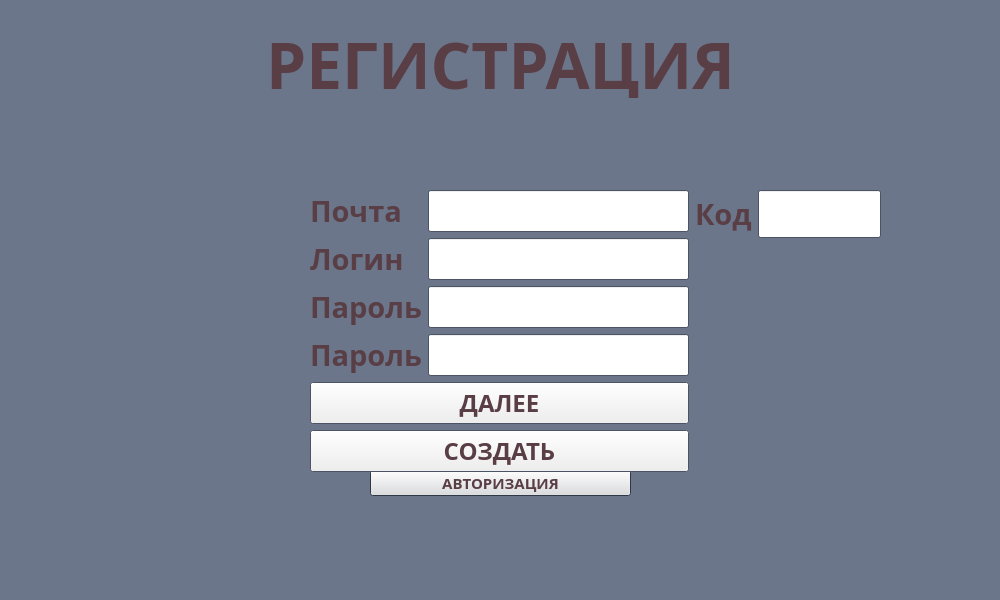
<?xml version="1.0" encoding="UTF-8"?>
<ui version="4.0">
 <class>RegistrationForm</class>
 <widget class="QDialog" name="RegistrationForm">
  <property name="geometry">
   <rect>
    <x>0</x>
    <y>0</y>
    <width>1000</width>
    <height>600</height>
   </rect>
  </property>
  <property name="palette">
   <palette>
    <active>
     <colorrole role="WindowText">
      <brush brushstyle="SolidPattern">
       <color alpha="255">
        <red>89</red>
        <green>62</green>
        <blue>69</blue>
       </color>
      </brush>
     </colorrole>
     <colorrole role="Text">
      <brush brushstyle="SolidPattern">
       <color alpha="255">
        <red>89</red>
        <green>62</green>
        <blue>69</blue>
       </color>
      </brush>
     </colorrole>
     <colorrole role="ButtonText">
      <brush brushstyle="SolidPattern">
       <color alpha="255">
        <red>89</red>
        <green>62</green>
        <blue>69</blue>
       </color>
      </brush>
     </colorrole>
     <colorrole role="Window">
      <brush brushstyle="SolidPattern">
       <color alpha="255">
        <red>107</red>
        <green>118</green>
        <blue>139</blue>
       </color>
      </brush>
     </colorrole>
     <colorrole role="Highlight">
      <brush brushstyle="SolidPattern">
       <color alpha="255">
        <red>59</red>
        <green>70</green>
        <blue>89</blue>
       </color>
      </brush>
     </colorrole>
    </active>
    <inactive>
     <colorrole role="WindowText">
      <brush brushstyle="SolidPattern">
       <color alpha="255">
        <red>89</red>
        <green>62</green>
        <blue>69</blue>
       </color>
      </brush>
     </colorrole>
     <colorrole role="Text">
      <brush brushstyle="SolidPattern">
       <color alpha="255">
        <red>89</red>
        <green>62</green>
        <blue>69</blue>
       </color>
      </brush>
     </colorrole>
     <colorrole role="ButtonText">
      <brush brushstyle="SolidPattern">
       <color alpha="255">
        <red>89</red>
        <green>62</green>
        <blue>69</blue>
       </color>
      </brush>
     </colorrole>
     <colorrole role="Window">
      <brush brushstyle="SolidPattern">
       <color alpha="255">
        <red>107</red>
        <green>118</green>
        <blue>139</blue>
       </color>
      </brush>
     </colorrole>
     <colorrole role="Highlight">
      <brush brushstyle="SolidPattern">
       <color alpha="255">
        <red>59</red>
        <green>70</green>
        <blue>89</blue>
       </color>
      </brush>
     </colorrole>
    </inactive>
    <disabled>
     <colorrole role="Base">
      <brush brushstyle="SolidPattern">
       <color alpha="255">
        <red>107</red>
        <green>118</green>
        <blue>139</blue>
       </color>
      </brush>
     </colorrole>
     <colorrole role="Window">
      <brush brushstyle="SolidPattern">
       <color alpha="255">
        <red>107</red>
        <green>118</green>
        <blue>139</blue>
       </color>
      </brush>
     </colorrole>
    </disabled>
   </palette>
  </property>
  <property name="windowTitle">
   <string>Dialog</string>
  </property>
  <widget class="QLabel" name="labelPasswordRecovery">
   <property name="geometry">
    <rect>
     <x>0</x>
     <y>20</y>
     <width>1001</width>
     <height>78</height>
    </rect>
   </property>
   <property name="font">
    <font>
     <family>Gilroy</family>
     <pointsize>36</pointsize>
     <bold>true</bold>
    </font>
   </property>
   <property name="text">
    <string>&lt;html&gt;&lt;head/&gt;&lt;body&gt;&lt;p align=&quot;center&quot;&gt;&lt;span style=&quot; font-size:48pt;&quot;&gt;РЕГИСТРАЦИЯ&lt;/span&gt;&lt;/p&gt;&lt;/body&gt;&lt;/html&gt;</string>
   </property>
  </widget>
  <widget class="QPushButton" name="pushButtonBackToAuth">
   <property name="geometry">
    <rect>
     <x>370</x>
     <y>470</y>
     <width>261</width>
     <height>26</height>
    </rect>
   </property>
   <property name="font">
    <font>
     <family>Gilroy</family>
     <pointsize>11</pointsize>
     <bold>true</bold>
    </font>
   </property>
   <property name="text">
    <string>АВТОРИЗАЦИЯ</string>
   </property>
  </widget>
  <widget class="QWidget" name="layoutWidget">
   <property name="geometry">
    <rect>
     <x>310</x>
     <y>190</y>
     <width>571</width>
     <height>282</height>
    </rect>
   </property>
   <layout class="QFormLayout" name="formLayout">
    <item row="0" column="0">
     <layout class="QVBoxLayout" name="verticalLayout_5">
      <item>
       <layout class="QGridLayout" name="gridLayout">
        <item row="0" column="1">
         <layout class="QVBoxLayout" name="verticalLayout">
          <item>
           <widget class="QLineEdit" name="lineEditMail">
            <property name="font">
             <font>
              <family>Gilroy</family>
              <pointsize>22</pointsize>
              <bold>false</bold>
             </font>
            </property>
           </widget>
          </item>
          <item alignment="Qt::AlignmentFlag::AlignHCenter">
           <widget class="QLineEdit" name="lineEditLogin">
            <property name="font">
             <font>
              <family>Gilroy</family>
              <pointsize>22</pointsize>
              <bold>false</bold>
             </font>
            </property>
           </widget>
          </item>
          <item>
           <widget class="QLineEdit" name="lineEditPassword">
            <property name="font">
             <font>
              <family>Gilroy</family>
              <pointsize>22</pointsize>
              <bold>false</bold>
             </font>
            </property>
           </widget>
          </item>
          <item>
           <widget class="QLineEdit" name="lineEditPasswordCheck">
            <property name="font">
             <font>
              <family>Gilroy</family>
              <pointsize>22</pointsize>
              <bold>false</bold>
             </font>
            </property>
           </widget>
          </item>
         </layout>
        </item>
        <item row="0" column="0">
         <layout class="QVBoxLayout" name="verticalLayout_2">
          <item>
           <widget class="QLabel" name="labelMail">
            <property name="font">
             <font>
              <family>Gilroy</family>
              <pointsize>22</pointsize>
              <bold>true</bold>
             </font>
            </property>
            <property name="text">
             <string>Почта</string>
            </property>
           </widget>
          </item>
          <item>
           <widget class="QLabel" name="labelLogin">
            <property name="font">
             <font>
              <family>Gilroy</family>
              <pointsize>22</pointsize>
              <bold>true</bold>
             </font>
            </property>
            <property name="text">
             <string>Логин</string>
            </property>
           </widget>
          </item>
          <item>
           <widget class="QLabel" name="labelPassword">
            <property name="font">
             <font>
              <family>Gilroy</family>
              <pointsize>22</pointsize>
              <bold>true</bold>
             </font>
            </property>
            <property name="text">
             <string>Пароль</string>
            </property>
           </widget>
          </item>
          <item>
           <widget class="QLabel" name="labelPasswordCheck">
            <property name="font">
             <font>
              <family>Gilroy</family>
              <pointsize>22</pointsize>
              <bold>true</bold>
             </font>
            </property>
            <property name="text">
             <string>Пароль</string>
            </property>
           </widget>
          </item>
         </layout>
        </item>
       </layout>
      </item>
      <item>
       <widget class="QPushButton" name="pushButtonNext">
        <property name="font">
         <font>
          <family>Gilroy</family>
          <pointsize>18</pointsize>
          <bold>true</bold>
         </font>
        </property>
        <property name="text">
         <string>ДАЛЕЕ</string>
        </property>
       </widget>
      </item>
      <item>
       <widget class="QPushButton" name="pushButtonCreateAccount">
        <property name="font">
         <font>
          <family>Gilroy</family>
          <pointsize>18</pointsize>
          <bold>true</bold>
         </font>
        </property>
        <property name="text">
         <string>СОЗДАТЬ</string>
        </property>
       </widget>
      </item>
     </layout>
    </item>
    <item row="0" column="1">
     <layout class="QHBoxLayout" name="horizontalLayout">
      <item>
       <widget class="QLabel" name="labelCode">
        <property name="font">
         <font>
          <family>Gilroy</family>
          <pointsize>22</pointsize>
          <bold>true</bold>
         </font>
        </property>
        <property name="text">
         <string>Код</string>
        </property>
       </widget>
      </item>
      <item>
       <widget class="QLineEdit" name="lineEditCode">
        <property name="minimumSize">
         <size>
          <width>0</width>
          <height>0</height>
         </size>
        </property>
        <property name="font">
         <font>
          <family>Gilroy</family>
          <pointsize>22</pointsize>
          <bold>false</bold>
         </font>
        </property>
       </widget>
      </item>
     </layout>
    </item>
   </layout>
  </widget>
 </widget>
 <resources/>
 <connections/>
</ui>
